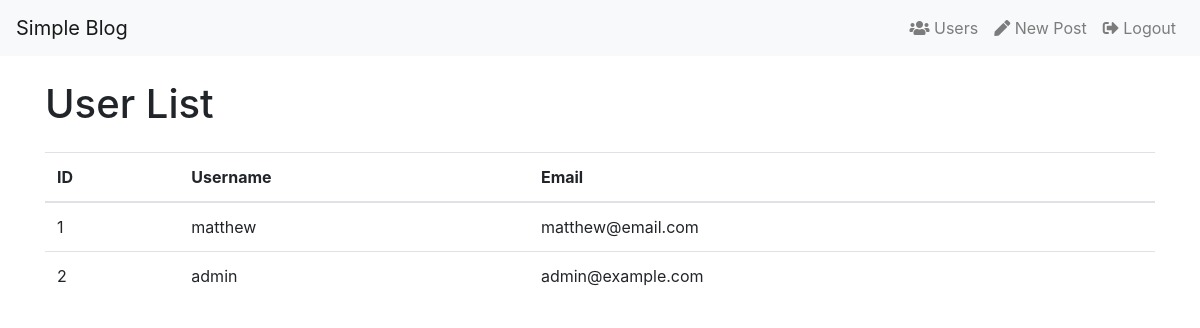
/admin/users (signed in), run on the app's committed database.
### app/models.py (models this page shows, shortened)
class User(UserMixin, db.Model):
    id = db.Column(db.Integer, primary_key=True)
    username = db.Column(db.String(128), index=True, unique=True)
    email = db.Column(db.String(255), index=True, unique=True)
    password_hash = db.Column(db.String(255))
    is_admin = db.Column(db.Boolean, default=False)  # Add this line
    posts = db.relationship('Post', backref='author', lazy='dynamic')

### app/routes.py (the view)
@app.route('/admin/users')
@login_required
def list_users():
    if not current_user.is_admin:  # Assuming you have a way to check for admin privileges
        flash('You do not have permission to view this page.')
        return redirect(url_for('index'))
    users = User.query.all()
    return render_template('list_users.html', users=users)

### app/models.py (called while the page is built)
@login.user_loader
def load_user(id):
    return User.query.get(int(id))

### app/templates/list_users.html (shortened to what this page needs)
{% extends "base.html" %}
{% block content %}
    <h1 class="my-4">User List</h1>
    <table class="table">
        <thead>
            <tr>
                <th>ID</th>
                <th>Username</th>
                <th>Email</th>
            </tr>
        </thead>
        <tbody>
            {% for user in users %}
                <tr>
                    <td>{{ user.id }}</td>
                    <td>{{ user.username }}</td>
                    <td>{{ user.email }}</td>
                </tr>
            {% endfor %}
        </tbody>
    </table>
{% endblock %}

### data on the page
User: id "1", username "matthew", email "matthew@email.com"
User: id "2", username "admin", email "admin@example.com"
